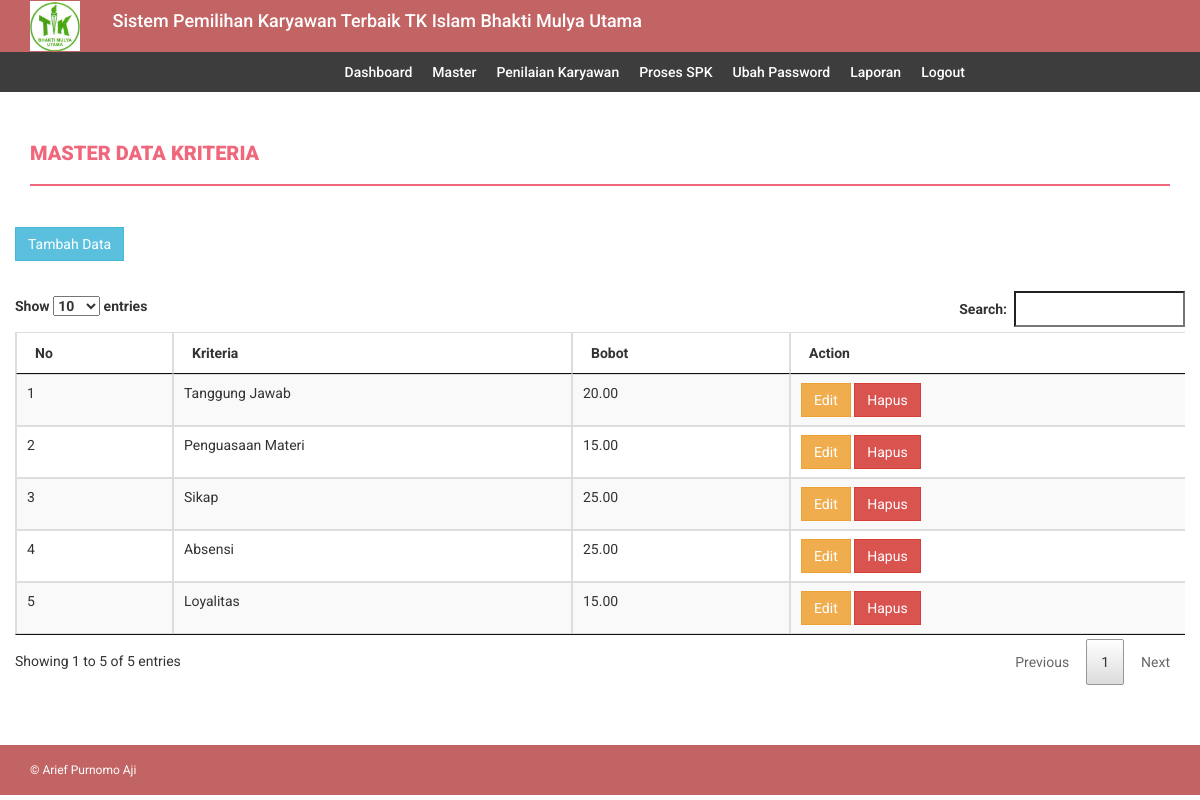
Page /tampil_kriteria.php (signed in) on the committed database.
### tables this page shows
CREATE TABLE `kriteria` (
  `id_kriteria` int(11) NOT NULL AUTO_INCREMENT,
  `kriteria` varchar(32) DEFAULT NULL,
  `bobot` float(5,2) DEFAULT NULL,
  `type` varchar(12) DEFAULT NULL,
  PRIMARY KEY (`id_kriteria`)
);

### db/db_config.php (called while the page is built, shortened)
<?php
	class database extends PDO{
		protected $dsn = 'mysql:host=localhost;dbname=db_spk';
		protected $dsu = 'root';
		protected $dsp = '';
		private $cmd = '';
		function __construct(){
			try {
				$this->db = new PDO($this->dsn,$this->dsu,$this->dsp);
			} catch (PDOException $e) {
				echo $e->getMessage();
			}
		}
		function select($c,$t){
			$this->cmd = "select $c from $t";
			return $this;
		}
		function get(){
			$q = $this->db->prepare($this->cmd);
			$q->execute();
			return $q->fetchAll();
		}
	}
?>

### tampil_kriteria.php (the view, shortened to what this page needs)
<?php include 'header.php';?>
<?php include 'menu.php';?>
    <div class="content-wrapper">
        <div class="container">
            <div class="row">
                <div class="col-md-12">
                    <h4 class="page-head-line">Master Data Kriteria</h4>
                </div>
            </div>
            <div class="row">
                <div class="col-md-12">
                </div>
            </div>
            <div class="row">
                <div><a href="input_kriteria.php" class="btn btn-info">Tambah Data</a></div>
                <br>
                <div class="table-responsive">
                    <table id="example1" class="table table-striped table-bordered">
                        <thead>
                            <tr>
                                <th>No</th>
                                <th>Kriteria</th>
                                <th>Bobot</th>
                                <th>Action</th>
                            </tr>
                        </thead>
                        <tbody>
                            <?php $no=1; foreach($db->select('*','kriteria')->get() as $data): ?>
                            <tr>
                                <td><?= $no;?></td>
                                <td>
                                    <?php
                                        $tmp = explode('_',$data['kriteria']);
                                        echo ucwords(implode(' ',$tmp));
                                    ?>
                                </td>
                                <td><?= $data['bobot']?></td>
                                <td>
                                    <a class="btn btn-warning" href="edit_kriteria.php?id=<?php echo $data[0]?>">Edit</a>
                                    <a class="btn btn-danger" onclick="return confirm('Yakin Hapus?')" href="delete_kriteria.php?id=<?php echo $data[0]?>">Hapus</a>
                                </td>
                            </tr>
                            <?php $no++; endforeach; ?>
                        </tbody>
                    </table>
                </div>
            </div>
        </div>
    </div>
<?php include 'footer.php'; ?>

### assets/css/style.css (style rules this page uses)
body { font-family: 'Roboto', sans-serif; line-height: 30px; }
.content-wrapper { margin-top: 40px; min-height: 600px; padding-bottom: 60px; }
.page-head-line { font-weight: 900; padding-bottom: 20px; border-bottom: 2px solid #F0677C; text-transform: uppercase; color: #F0677C; font-size: 20px; margin-bottom: 40px; }
.btn { border-radius: 0px; -webkit-border-radius: 0px; -moz-border-radius: 0px; }

### assets/css/datatable.css (style rules this page uses)
table.dataTable { width: 100%; margin: 0 auto; clear: both; border-collapse: separate; border-spacing: 0; }
table.dataTable thead th, table.dataTable tfoot th { font-weight: bold; }
table.dataTable thead th, table.dataTable thead td { padding: 10px 18px; border-bottom: 1px solid #111; }
table.dataTable thead .sorting, table.dataTable thead .sorting_asc, table.dataTable thead .sorting_desc, table.dataTable thead .sorting_asc_disabled, table.dataTable thead .sorting_desc_disabled { cursor: pointer; *cursor: hand; background-repeat: no-repeat; background-position: center right; }
table.dataTable thead .sorting { background-image: url("../images/sort_both.png"); }
table.dataTable thead .sorting_asc { background-image: url("../images/sort_asc.png"); }
table.dataTable tbody tr { background-color: #ffffff; }
table.dataTable tbody th, table.dataTable tbody td { padding: 8px 10px; }
table.dataTable.no-footer { border-bottom: 1px solid #111; }
table.dataTable, table.dataTable th, table.dataTable td { box-sizing: content-box; }

### rows in the picture
kriteria: kriteria "Tanggung Jawab", bobot "20.00"
kriteria: kriteria "Penguasaan Materi", bobot "15.00"
kriteria: kriteria "Sikap", bobot "25.00"
kriteria: kriteria "Absensi", bobot "25.00"
kriteria: kriteria "Loyalitas", bobot "15.00"
